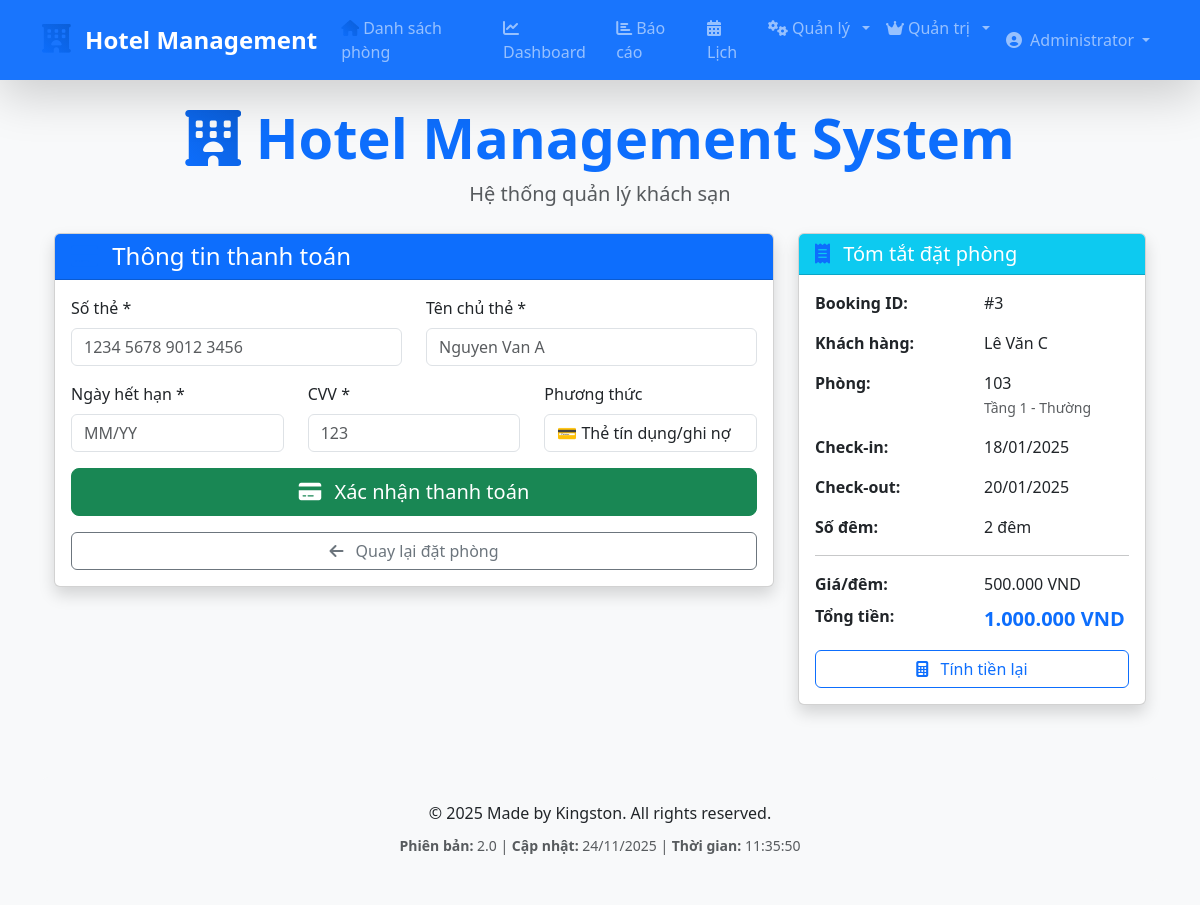
Page /payment_form.php?booking_id=3 (signed in) on the committed database.
### tables this page shows
CREATE TABLE bookings (
    id INT AUTO_INCREMENT PRIMARY KEY,
    guest_id INT NOT NULL,
    room_id INT NOT NULL,
    checkin DATE NOT NULL,
    checkout DATE NOT NULL,
    total_price DECIMAL(15,2) NOT NULL,
    status ENUM('pending_payment', 'booked', 'checked_in', 'checked_out', 'completed', 'cancelled', 'early_checkout') DEFAULT 'pending_payment',
    payment_status ENUM('unpaid', 'paid', 'partial', 'refunded') DEFAULT 'unpaid',
    created_at TIMESTAMP DEFAULT CURRENT_TIMESTAMP,
    updated_at TIMESTAMP DEFAULT CURRENT_TIMESTAMP ON UPDATE CURRENT_TIMESTAMP,
    FOREIGN KEY (guest_id) REFERENCES guests(id) ON DELETE CASCADE,
    FOREIGN KEY (room_id) REFERENCES rooms(id) ON DELETE CASCADE
);

CREATE TABLE guests (
    id INT AUTO_INCREMENT PRIMARY KEY,
    user_id INT NULL,
    name VARCHAR(100) NOT NULL,
    phone VARCHAR(20),
    email VARCHAR(100),
    id_card VARCHAR(20),
    address TEXT,
    created_at TIMESTAMP DEFAULT CURRENT_TIMESTAMP,
    FOREIGN KEY (user_id) REFERENCES users(id) ON DELETE SET NULL
);

CREATE TABLE rooms (
    id INT AUTO_INCREMENT PRIMARY KEY,
    room_number VARCHAR(10) UNIQUE NOT NULL,
    type ENUM('VIP', 'Thường') DEFAULT 'Thường',
    floor INT NOT NULL,
    price DECIMAL(10,2) NOT NULL,
    price_per_night DECIMAL(10,2) NOT NULL,   
    status ENUM('available', 'booked', 'occupied', 'cleaning', 'maintenance') DEFAULT 'available',
    amenities TEXT,
    created_at TIMESTAMP DEFAULT CURRENT_TIMESTAMP
);

### payment_form.php (the view, shortened to what this page needs)
<?php
include "db.php";
$booking_id = isset($_GET['booking_id']) ? (int)$_GET['booking_id'] : 0;
$booking_query = $conn->query("
    SELECT b.*, r.room_number, r.type as room_type, r.floor, r.price,
           g.name as guest_name, g.phone as guest_phone, g.email as guest_email
    FROM bookings b
    JOIN rooms r ON b.room_id = r.id
    JOIN guests g ON b.guest_id = g.id
    WHERE b.id = $booking_id
");
$booking = $booking_query->fetch_assoc();
$checkin = new DateTime($booking['checkin']);
$checkout = new DateTime($booking['checkout']);
$nights = max($checkin->diff($checkout)->days, 1);
$calculated_total = round($booking['price'] * $nights, 2);
$stored_total = isset($booking['total_price']) ? (float)$booking['total_price'] : 0;
$total_amount = $stored_total > 0 ? $stored_total : $calculated_total;
include "includes/header.php";
?>
<div class="container-fluid">
    <div class="row">
        <div class="col-lg-8">
            <div class="card shadow mb-4">
                <div class="card-header bg-primary text-white">
                    <h3 class="card-title fs-4 mb-0"><i class="fas fa-credit-card"></i> Thông tin thanh toán</h3>
                </div>
                <div class="card-body">
                    <form method="POST" id="paymentForm">
                        <div class="row">
                            <div class="col-md-6">
                                <div class="mb-3">
                                    <label for="card_number" class="form-label">Số thẻ *</label>
                                    <input type="text" class="form-control" id="card_number" name="card_number"
                                           placeholder="1234 5678 9012 3456" maxlength="19" required>
                                </div>
                            </div>
                            <div class="col-md-6">
                                <div class="mb-3">
                                    <label for="card_name" class="form-label">Tên chủ thẻ *</label>
                                    <input type="text" class="form-control" id="card_name" name="card_name"
                                           placeholder="Nguyen Van A" required>
                                </div>
                            </div>
                        </div>
                        <div class="row">
                            <div class="col-md-4">
                                <div class="mb-3">
                                    <label for="card_expiry" class="form-label">Ngày hết hạn *</label>
                                    <input type="text" class="form-control" id="card_expiry" name="card_expiry"
                                           placeholder="MM/YY" maxlength="5" required>
                                </div>
                            </div>
                            <div class="col-md-4">
                                <div class="mb-3">
                                    <label for="card_cvv" class="form-label">CVV *</label>
                                    <input type="text" class="form-control" id="card_cvv" name="card_cvv"
                                           placeholder="123" maxlength="4" required>
                                </div>
                            </div>
                            <div class="col-md-4">
                                <div class="mb-3">
                                    <label class="form-label">Phương thức</label>
                                    <input type="text" class="form-control" value="💳 Thẻ tín dụng/ghi nợ" readonly>
                                </div>
                            </div>
                        </div>
                        <div class="d-grid gap-2">
                            <button type="submit" name="process_payment" class="btn btn-success btn-lg">
                                <i class="fas fa-credit-card"></i> Xác nhận thanh toán
                            </button>
                        </div>
                        <div class="d-grid gap-2 mt-3">
                            <a href="book.php?room_id=<?php echo $booking['room_id']; ?>" class="btn btn-outline-secondary">
                                <i class="fas fa-arrow-left"></i> Quay lại đặt phòng
                            </a>
                        </div>
                    </form>
                </div>
            </div>
        </div>
        <div class="col-lg-4">
            <div class="card shadow mb-4">
                <div class="card-header bg-info text-white">
                    <h3 class="card-title fs-5 mb-0"><i class="fas fa-receipt"></i> Tóm tắt đặt phòng</h3>
                </div>
                <div class="card-body">
                    <div class="row mb-3">
                        <div class="col-6"><strong>Booking ID:</strong></div>
                        <div class="col-6">#<?php echo $booking['id']; ?></div>
                    </div>
                    <div class="row mb-3">
                        <div class="col-6"><strong>Khách hàng:</strong></div>
                        <div class="col-6"><?php echo htmlspecialchars($booking['guest_name']); ?></div>
                    </div>
                    <div class="row mb-3">
                        <div class="col-6"><strong>Phòng:</strong></div>
                        <div class="col-6">
                            <?php echo $booking['room_number']; ?><br>
                            <small class="text-muted">Tầng <?php echo $booking['floor']; ?> - <?php echo $booking['room_type']; ?></small>
                        </div>
                    </div>
                    <div class="row mb-3">
                        <div class="col-6"><strong>Check-in:</strong></div>
                        <div class="col-6"><?php echo date('d/m/Y', strtotime($booking['checkin'])); ?></div>
                    </div>
                    <div class="row mb-3">
                        <div class="col-6"><strong>Check-out:</strong></div>
                        <div class="col-6"><?php echo date('d/m/Y', strtotime($booking['checkout'])); ?></div>
                    </div>
                    <div class="row mb-3">
                        <div class="col-6"><strong>Số đêm:</strong></div>
                        <div class="col-6"><?php echo $nights; ?> đêm</div>
                    </div>
                    <hr>
                    <div class="row mb-2">
                        <div class="col-6"><strong>Giá/đêm:</strong></div>
                        <div class="col-6"><?php echo number_format($booking['price'], 0, ',', '.'); ?> VND</div>
                    </div>
                    <div class="row mb-3">
                        <div class="col-6"><strong>Tổng tiền:</strong></div>
                        <div class="col-6">
                            <strong class="text-primary fs-5">
                                <?php echo number_format($total_amount, 0, ',', '.'); ?> VND
                            </strong>
                        </div>
                    </div>
                    <div class="d-grid gap-2 mt-3">
                        <button type="button" class="btn btn-outline-primary" onclick="calculateTotal()">
                            <i class="fas fa-calculator"></i> Tính tiền lại
                        </button>
                    </div>
                </div>
            </div>
        </div>
    </div>
</div>
<?php include "includes/footer.php"; ?>

### rows in the picture
bookings: id "3", guest.name "Lê Văn C", room.room_number "103", room.floor "1", room.type "Thường", checkin "18/01/2025", checkout "20/01/2025", nights "2", room.price "500.000", total_price "1.000.000"

### other values in the picture
$user['full_name'] "Administrator"
